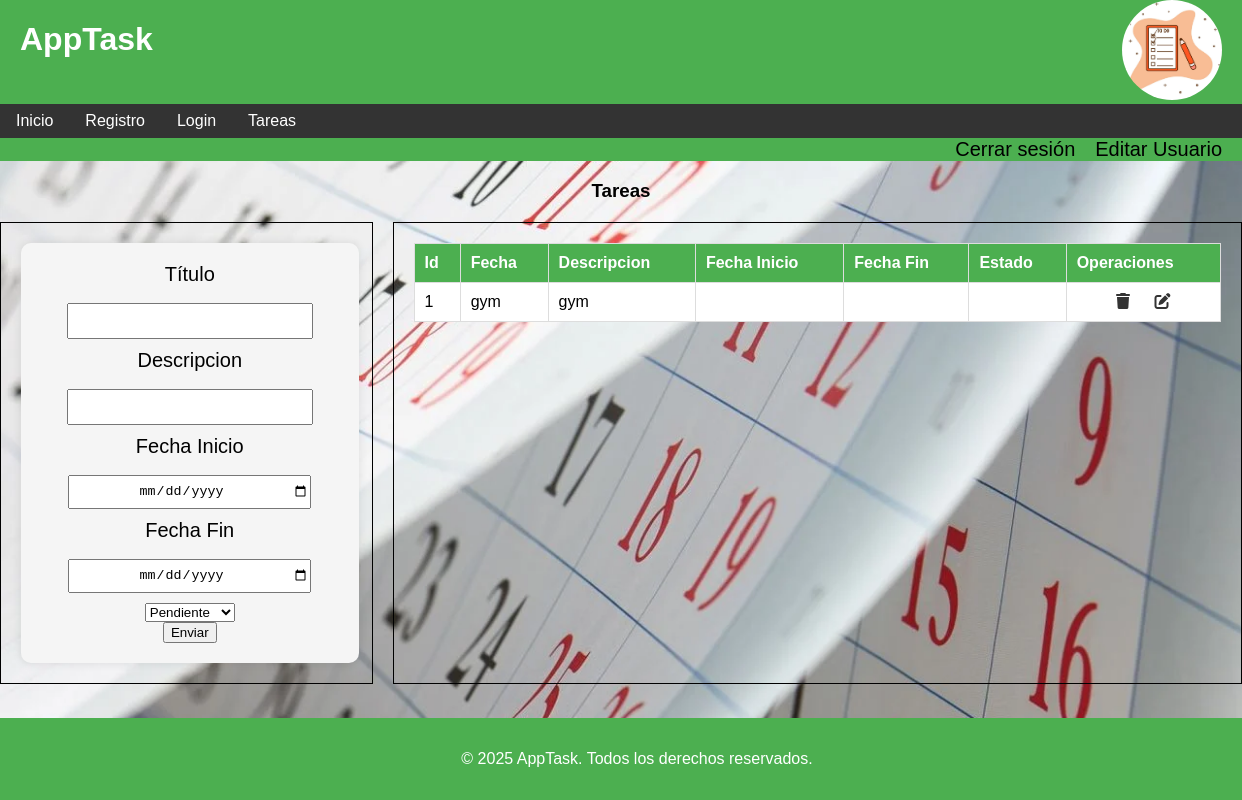
Before: /task.php (signed in) with the older database file.
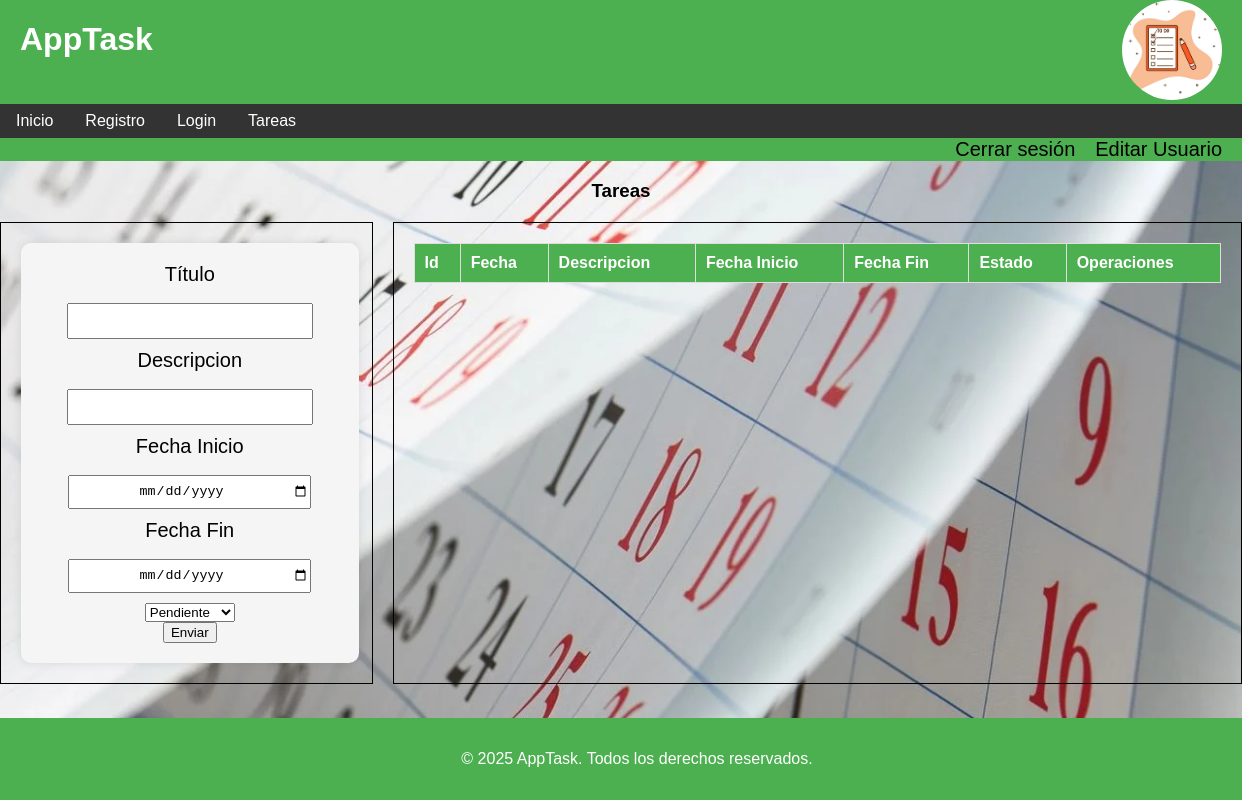
After: the same page with the newer database file.
### tables this page shows
CREATE TABLE `tareas` (
  `tareas_id` int(11) NOT NULL AUTO_INCREMENT,
  `titulo` varchar(45) DEFAULT NULL,
  `descripcion` varchar(105) DEFAULT NULL,
  `fecha_inicio` date DEFAULT NULL,
  `fecha_fin` date DEFAULT NULL,
  `Usuarios_id` int(11) NOT NULL,
  `estado_id` int(11) NOT NULL,
  PRIMARY KEY (`tareas_id`),
  KEY `fk_idx` (`Usuarios_id`),
  KEY `fk2_idx` (`estado_id`),
  CONSTRAINT `fk` FOREIGN KEY (`Usuarios_id`) REFERENCES `usuarios` (`Usuarios_id`) ON DELETE NO ACTION ON UPDATE NO ACTION,
  CONSTRAINT `fk2` FOREIGN KEY (`estado_id`) REFERENCES `estado` (`estado_id`) ON DELETE NO ACTION ON UPDATE NO ACTION
);

### task.php (the view, shortened to what this page needs)
<?php
include("conexiondb.php");
$sql = "select * from tareas where usuarios_id = " . $_SESSION["id"];
$result = $conexion->query($sql);
include("./partials/cabecera.php");
?>
<div class="logoutEdit">
    <a href="logout.php">Cerrar sesión</a>
    <a href="editar_usuario.php?usuarios_id=<?php echo $_SESSION["id"] ?>">Editar Usuario</a>
</div>
<section class="containerTask">
    <h3>Tareas</h3>
    <div class="contenedordivs">
    <div class="tareas">
        <form action="nueva_tarea.php" method="post" id="formTareas">
            <label for="titulo">Título</label>
            <input required type="text" name="titulo" id="titulo">
            <label for="descripcion">Descripcion</label>
            <input required type="text" name="descripcion" id="descripcion">
            <label for="fecha_inicio">Fecha Inicio</label>
            <input type="date" name="fecha_inicio" id="fecha" value="">
            <label for="fecha_fin">Fecha Fin</label>
            <input type="date" name="fecha_fin" id="fecha" value="">
            <select name="estado" id="estado">
                <option value="pendiente">Pendiente</option>
            </select>
            <button>Enviar</button>
        </form>
    </div>
    <div class="lista">
        <table id="tablaTareas">
            <thead>
                <th>Id</th>
                <th>Fecha</th>
                <th>Descripcion</th>
                <th>Fecha Inicio</th>
                <th>Fecha Fin</th>
                <th>Estado</th>
                <th>Operaciones</th>
            </thead>
            <tbody id="tbodyTareas">
                <?php
                while ($row = $result->fetch()) {
                    echo "<tr>
                            <td>" . $row['tareas_id'] . "</td>
                            <td>" . $row['titulo'] . "</td>
                            <td>" . $row['descripcion'] . "</td>
                            <td>" . $row['fecha_inicio'] . "</td>
                            <td>" . $row['fecha_fin'] . "</td>
                            <td>" . $row['estado'] . "
                              <td>
                                <a href='borrar_tareas.php?tareas_id=".$row['tareas_id']."'><i class='fa-solid fa-trash'></i></a>
                                <a href='editar_tareas.php?tareas_id=".$row['tareas_id']."'<i class='fa-solid fa-pen-to-square'></i></a>
                            </td>
                            </td>                            </tr>";
                }
                ?>
        </table>
    </div>
    </div>
</section>
<?php
include 'partials/footer.php';
?>

Changed rows visible on the page:
no longer on this page (row edited): tareas: tareas_id "1", titulo "gym", descripcion "gym"
